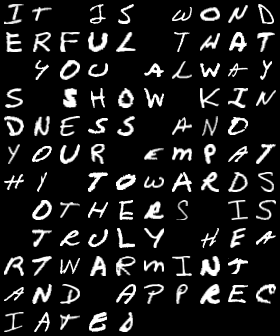
#> input picture line_4.png, 280 x 336 px
$ jupyter execute --allow-errors Untitled0.ipynb
#> lines starting #> are read from the running program, lines starting #| are printed output that depends on the picture; after the words box and inside, x2 and y2 are one past the last pixel; in counts of white or black regions, pixels touching at a corner belong together
<a href="https://colab.research.google.com/github/Karthikeya210/PERSONAL/blob/main/Untitled0.ipynb" target="_parent"></a>

[cell 1]
import pandas as pd
import numpy as np
from sklearn.preprocessing import LabelEncoder
from keras.utils import to_categorical
from sklearn.model_selection import train_test_split

#> (the rest of this cell did not finish here and is left out)

[cell 2]
import nltk
nltk.download('stopwords')
#> (this line was passed over: nltk is not available in this run)

[cell 3]
import pandas as pd
from sklearn.model_selection import train_test_split
from sklearn.feature_extraction.text import TfidfVectorizer
from sklearn.naive_bayes import MultinomialNB
from sklearn.metrics import roc_auc_score, classification_report
from nltk.corpus import stopwords

#> (the rest of this cell did not finish here and is left out)

[cell 4]
#TRY1
import cv2
import numpy as np

def preprocess_image(image_path):
#> called with image_path = 'line_4.png'
    image = cv2.imread(image_path, cv2.IMREAD_GRAYSCALE)
#> image is the input picture: shape (336, 280); min 0, max 255, mean 31
    _, binary_image = cv2.threshold(image, 128, 255, cv2.THRESH_BINARY_INV + cv2.THRESH_OTSU)
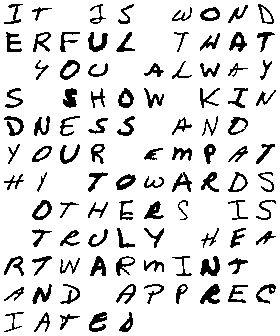
#> binary_image: shape (336, 280); 87.1% white; 98 black regions, largest, box (x1, y1, x2, y2) and area: (200, 256, 220, 276) 235, (200, 284, 220, 304) 225, (89, 312, 107, 332) 201
    return binary_image
def segment_characters(binary_image):
    contours, _ = cv2.findContours(binary_image, cv2.RETR_EXTERNAL, cv2.CHAIN_APPROX_SIMPLE)
#> contours = [[[0, 0], [0, 335], [279, 335], [279, 0]]]
    characters = []
    for cnt in contours:
        (x, y, w, h) = cv2.boundingRect(cnt)
        if w > 5 and h > 5:
            char_img = binary_image[y:y+h, x:x+w]
            char_img = cv2.resize(char_img, (28, 28), interpolation=cv2.INTER_AREA)
            characters.append(char_img)
#> this loop made 1 pass
#> (cnt, x, y, w, h) on pass 1: ([[0, 0], [0, 335], [279, 335], [279, 0]], 0, 0, 280, 336)
#> pass 1, in segment_characters, `char_img = cv2.resize(char_img, (28, 28), interpolation=cv2.INTER_AREA)`:
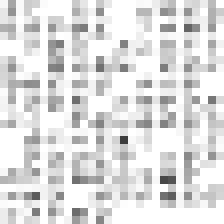
#> char_img: shape (28, 28) (shown 8 times larger); min 60, max 255, mean 222
#> after the loop, characters = 1 item
    characters = sorted(characters, key=lambda img: cv2.boundingRect(img)[0])
    return characters
index_to_char = {
    0: 'A', 1: 'B', 2: 'C', 3: 'D', 4: 'E', 5: 'F', 6: 'G', 7: 'H', 8: 'I', 9: 'J', 10: 'K',
    11: 'L', 12: 'M', 13: 'N', 14: 'O', 15: 'P', 16: 'Q', 17: 'R', 18: 'S', 19: 'T', 20: 'U',
    21: 'V', 22: 'W', 23: 'X', 24: 'Y', 25: 'Z',
    26: 'a', 27: 'b', 28: 'c', 29: 'd', 30: 'e', 31: 'f', 32: 'g', 33: 'h', 34: 'i', 35: 'j',
    36: 'k', 37: 'l', 38: 'm', 39: 'n', 40: 'o', 41: 'p', 42: 'q', 43: 'r', 44: 's', 45: 't',
    46: 'u', 47: 'v', 48: 'w', 49: 'x', 50: 'y', 51: 'z',
    52: '0', 53: '1', 54: '2', 55: '3', 56: '4', 57: '5', 58: '6', 59: '7', 60: '8', 61: '9',
    62: ' '
}
def recognize_characters(characters, ocr_model):
    recognized_text = ""
    for char_img in characters:
        char_img = char_img / 255.0
        char_img = np.expand_dims(char_img, axis=0)
        char_img = np.expand_dims(char_img, axis=-1)
        predicted_char_idx = ocr_model.predict(char_img).argmax(axis=-1)[0]
        predicted_char = index_to_char[predicted_char_idx]
        recognized_text += predicted_char
    return recognized_text
image_path = 'line_4.png'
binary_image = preprocess_image(image_path)
characters = segment_characters(binary_image)
#> characters = 1 item
#> (the rest of this cell did not finish here and is left out)

[cell 5]
#TRY2
import cv2
import numpy as np
from keras.utils import to_categorical
from sklearn.preprocessing import LabelEncoder

def preprocess_image(image_path):
    image = cv2.imread(image_path, cv2.IMREAD_GRAYSCALE)
    _, binary_image = cv2.threshold(image, 128, 255, cv2.THRESH_BINARY_INV + cv2.THRESH_OTSU)
    return binary_image

def segment_characters(binary_image):
    contours, _ = cv2.findContours(binary_image, cv2.RETR_EXTERNAL, cv2.CHAIN_APPROX_SIMPLE)
#> contours = [[[0, 0], [0, 335], [279, 335], [279, 0]]]
    characters = []
    for cnt in contours:
        (x, y, w, h) = cv2.boundingRect(cnt)
        if w > 5 and h > 5:
            char_img = binary_image[y:y+h, x:x+w]
            char_img = cv2.resize(char_img, (28, 28), interpolation=cv2.INTER_AREA)
            characters.append(char_img)
#> after the loop, characters = 1 item
    characters = sorted(characters, key=lambda img: cv2.boundingRect(img)[0])
    return characters

def recognize_characters(characters, ocr_model, label_encoder):
    recognized_text = ""
    for char_img in characters:
        char_img = char_img / 255.0
        char_img = np.expand_dims(char_img, axis=0)
        char_img = np.expand_dims(char_img, axis=-1)
        prediction = ocr_model.predict(char_img)
        predicted_class = np.argmax(prediction, axis=1)
        predicted_char = label_encoder.inverse_transform(predicted_class)
        recognized_text += predicted_char[0]
    return recognized_text

image_path = 'line_4.png'
binary_image = preprocess_image(image_path)
characters = segment_characters(binary_image)

label_encoder = LabelEncoder()
label_encoder.fit(list("abcdefghijklmnopqrstuvwxyz"))

#> (the rest of this cell did not finish here and is left out)
